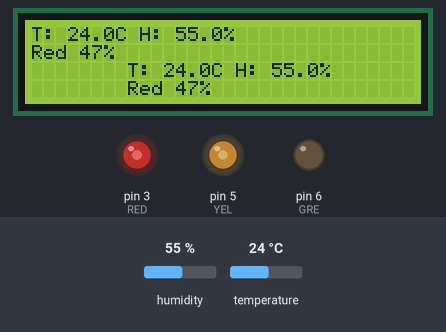
Recording of a sketch running on a simulated Arduino Uno, built with avr-gcc and run on an emulated ATmega328P. Shown: 32×4 character LCD, output pins drawn as LEDs (lit = HIGH). The inputs (shaded band) are chosen by the test bench; at power-on: humidity 55 %, temperature 24 °C.

Above: at 3.2 s.
3.3 s: humidity set to 68 %
At 5.0 s:
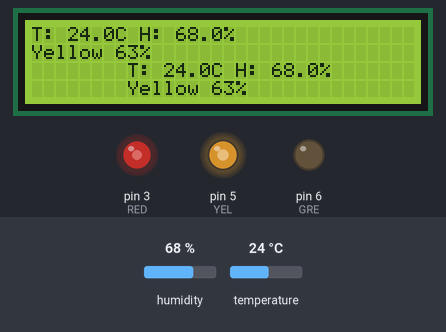
6.0 s: temperature set to 12 °C
At 7.1 s:
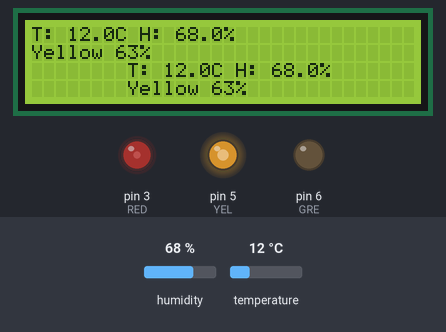
8.7 s: humidity set to 22 %
At 11.3 s:
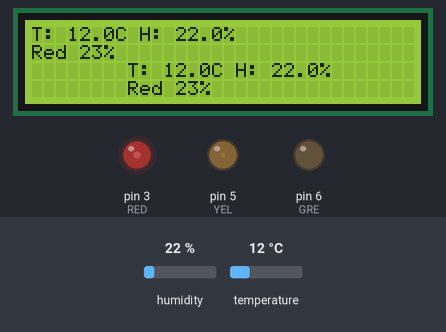
11.6 s: temperature set to 19 °C
At 13.4 s:
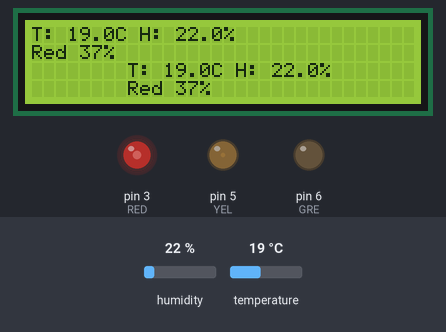
14.3 s: humidity set to 88 %
At 17.3 s:
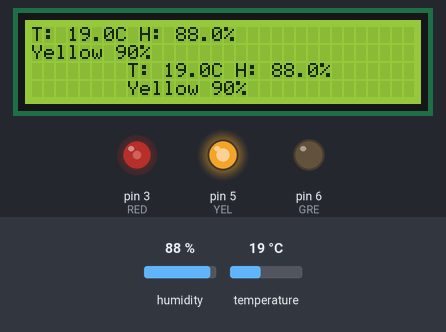
17.6 s: temperature set to 28 °C
At 18.4 s:
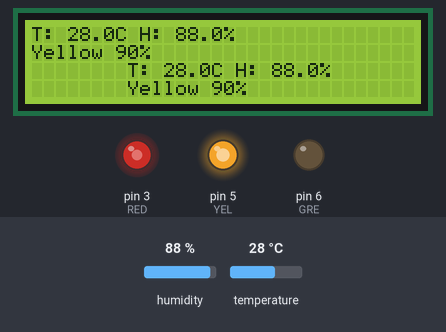
Timing chart, 0 to 20.6 s (numbered marks = the images above; inputs shaded):
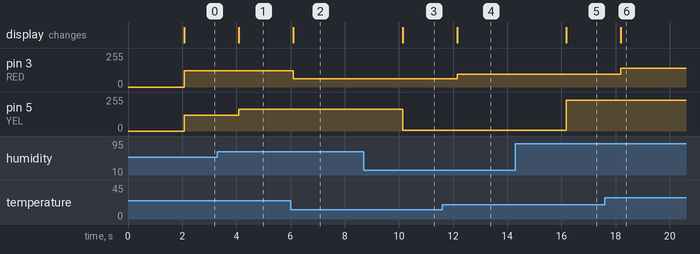

Measured:
- after the input at 3.3 s, pin 5 (YEL): 119/255 → 163/255 after 0.79 s; the display: changes after 0.79 s (image 1)
- after the input at 6.0 s, pin 3 (RED): 122/255 → 61/255 after 0.11 s; the display: changes after 0.11 s (image 2)
- after the input at 8.7 s, pin 5 (YEL): 163/255 → 6/255 after 1.4 s; the display: changes after 1.4 s (image 3)
- after the input at 11.6 s, pin 3 (RED): 61/255 → 96/255 after 0.55 s; the display: changes after 0.55 s (image 4)
- after the input at 14.3 s, pin 5 (YEL): 6/255 → 231/255 after 1.9 s; the display: changes after 1.9 s (image 5)
- after the input at 17.6 s, pin 3 (RED): 96/255 → 142/255 after 0.60 s; the display: changes after 0.60 s (image 6)

The sketch:

DhtLedBrightness.ino
```cpp
#include <LiquidCrystal.h>
#include <DHT.h>

LiquidCrystal lcd(12, 11, 10, 9, 8, 7);

#define DHTPIN A4
#define DHTTYPE DHT22
DHT dht(DHTPIN, DHTTYPE);

#define RED 3
#define YEL 5
#define GRE 6

void setup() {
  lcd.begin(32, 4);

  dht.begin();

  pinMode(RED, OUTPUT);
  pinMode(YEL, OUTPUT);
  pinMode(GRE, OUTPUT);

  lcd.setCursor(0, 0);
  lcd.print("Initializing...");
  delay(2000);
}

void loop() {

  float temperature = dht.readTemperature();
  float humidity = dht.readHumidity();

  if (isnan(temperature) || isnan(humidity)) {
    lcd.setCursor(0, 0);
    lcd.print("Error reading");
    lcd.setCursor(0, 1);
    lcd.print("DHT22 sensor");
    delay(2000);
    return;
  }

  int redBrightness = map(temperature, 0, 50, 0, 255);
  redBrightness = constrain(redBrightness, 0, 255);

  int yellowBrightness = map(humidity, 20, 95, 0, 255);
  yellowBrightness = constrain(yellowBrightness, 0, 255);

  bool greenState = (temperature < 0 && humidity < 20);

  lcd.setCursor(0, 0);
  lcd.print("T: ");
  lcd.print(temperature, 1);
  lcd.print("C H: ");
  lcd.print(humidity, 1);
  lcd.print("%");

  lcd.setCursor(0, 1);
  if (greenState) {
    lcd.print("Green ON     ");
  } else if (redBrightness > yellowBrightness) {
    lcd.print("Red ");
    lcd.print(map(redBrightness, 0, 255, 0, 100));
    lcd.print("%     ");
  } else {
    lcd.print("Yellow ");
    lcd.print(map(yellowBrightness, 0, 255, 0, 100));
    lcd.print("%     ");
  }

  analogWrite(RED, redBrightness);
  analogWrite(YEL, yellowBrightness);
  digitalWrite(GRE, greenState ? HIGH : LOW);

  delay(1000);
}
```
